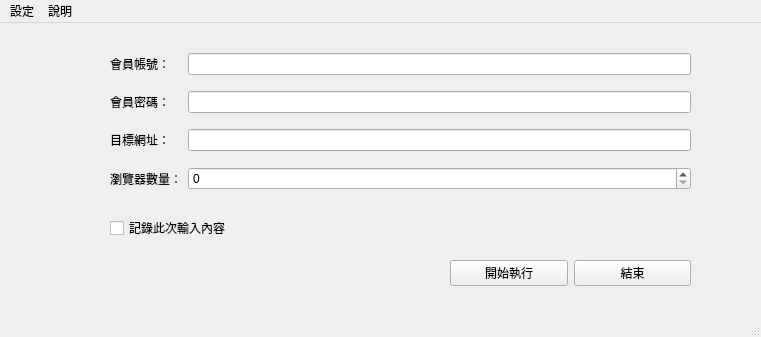
<?xml version="1.0" encoding="UTF-8"?>
<ui version="4.0">
 <class>MainWindow</class>
 <widget class="QMainWindow" name="MainWindow">
  <property name="geometry">
   <rect>
    <x>0</x>
    <y>0</y>
    <width>761</width>
    <height>337</height>
   </rect>
  </property>
  <property name="windowTitle">
   <string>MainWindow</string>
  </property>
  <widget class="QWidget" name="centralwidget">
   <widget class="QWidget" name="gridLayoutWidget">
    <property name="geometry">
     <rect>
      <x>110</x>
      <y>20</y>
      <width>581</width>
      <height>161</height>
     </rect>
    </property>
    <layout class="QGridLayout" name="gridLayout">
     <item row="0" column="2">
      <widget class="QLineEdit" name="email">
       <property name="text">
        <string/>
       </property>
      </widget>
     </item>
     <item row="0" column="0">
      <widget class="QLabel" name="label">
       <property name="text">
        <string>會員帳號：</string>
       </property>
      </widget>
     </item>
     <item row="1" column="0">
      <widget class="QLabel" name="label_2">
       <property name="text">
        <string>會員密碼：</string>
       </property>
      </widget>
     </item>
     <item row="1" column="2">
      <widget class="QLineEdit" name="password">
       <property name="echoMode">
        <enum>QLineEdit::Password</enum>
       </property>
      </widget>
     </item>
     <item row="2" column="0">
      <widget class="QLabel" name="label_3">
       <property name="text">
        <string>目標網址：</string>
       </property>
      </widget>
     </item>
     <item row="2" column="2">
      <widget class="QLineEdit" name="target_url"/>
     </item>
     <item row="3" column="0">
      <widget class="QLabel" name="label_4">
       <property name="text">
        <string>瀏覽器數量：</string>
       </property>
      </widget>
     </item>
     <item row="3" column="2">
      <widget class="QSpinBox" name="browser_qty"/>
     </item>
    </layout>
   </widget>
   <widget class="QWidget" name="horizontalLayoutWidget">
    <property name="geometry">
     <rect>
      <x>450</x>
      <y>230</y>
      <width>241</width>
      <height>41</height>
     </rect>
    </property>
    <layout class="QHBoxLayout" name="horizontalLayout">
     <item>
      <widget class="QPushButton" name="submit_btn">
       <property name="text">
        <string>開始執行</string>
       </property>
      </widget>
     </item>
     <item>
      <widget class="QPushButton" name="close_btn">
       <property name="enabled">
        <bool>true</bool>
       </property>
       <property name="text">
        <string>結束</string>
       </property>
      </widget>
     </item>
    </layout>
   </widget>
   <widget class="QWidget" name="horizontalLayoutWidget_2">
    <property name="geometry">
     <rect>
      <x>110</x>
      <y>190</y>
      <width>160</width>
      <height>31</height>
     </rect>
    </property>
    <layout class="QHBoxLayout" name="horizontalLayout_2">
     <item>
      <widget class="QCheckBox" name="record">
       <property name="text">
        <string>記錄此次輸入內容</string>
       </property>
      </widget>
     </item>
    </layout>
   </widget>
  </widget>
  <widget class="QMenuBar" name="menubar">
   <property name="geometry">
    <rect>
     <x>0</x>
     <y>0</y>
     <width>761</width>
     <height>21</height>
    </rect>
   </property>
   <widget class="QMenu" name="menu">
    <property name="title">
     <string>設定</string>
    </property>
    <addaction name="clear_record"/>
   </widget>
   <widget class="QMenu" name="menu_2">
    <property name="title">
     <string>說明</string>
    </property>
    <addaction name="about"/>
   </widget>
   <addaction name="menu"/>
   <addaction name="menu_2"/>
  </widget>
  <widget class="QStatusBar" name="statusbar"/>
  <action name="clear_record">
   <property name="text">
    <string>清除紀錄</string>
   </property>
  </action>
  <action name="about">
   <property name="text">
    <string>關於</string>
   </property>
  </action>
 </widget>
 <resources/>
 <connections/>
</ui>
